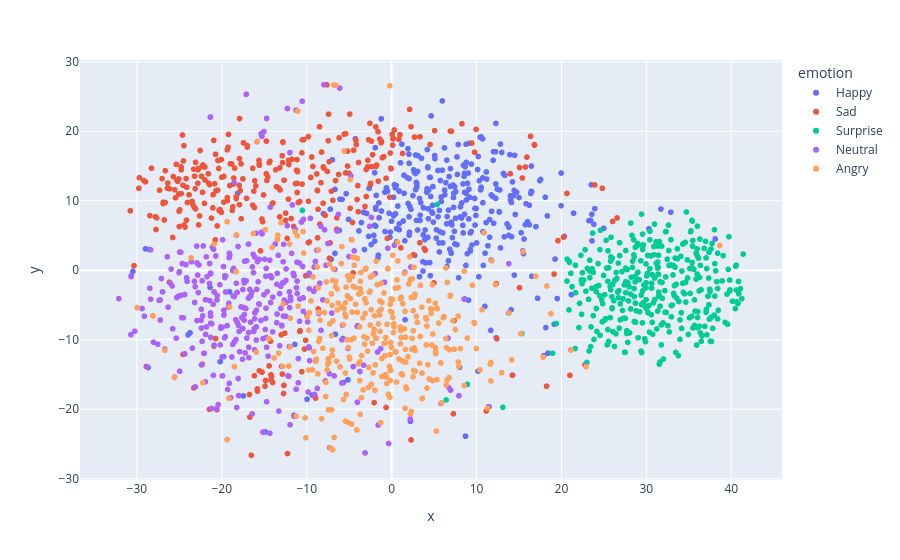

Notebook source saved alongside this figure:
### Code cell
emo_vecs_np = np.stack([x[0] for x in emo_vecs])
# do tsne analysis on the embeddings to see if they cluster 
from sklearn.manifold import TSNE
tsne = TSNE(n_components=2)

emo_vecs_tsne = tsne.fit_transform(emo_vecs_np[:,0,:])

import pandas as pd

df = pd.DataFrame(emo_vecs_tsne, columns=['x', 'y'])

df['wav'] = [x[1] for x in emo_vecs]
df['emotion'] = df['wav'].apply(lambda x: x.split('/')[-2])



px.scatter(df, x='x', y='y', hover_data=['wav'], color='emotion')

### Figure 1 — Plotly figure (JSON) as saved in the notebook; plotly's stock layout.template omitted (floating-point values rounded to 4 significant figures; data arrays with more than 128 entries replaced by an {"elided": "..."} marker saying what was removed)
{"data": [{"customdata": {"elided": "350x1 str values"}, "hovertemplate": "emotion=Happy<br>x=%{x}<br>y=%{y}<br>wav=%{customdata[0]}<extra></extra>", "legendgroup": "Happy", "marker": {"color": "#636efa", "symbol": "circle"}, "mode": "markers", "name": "Happy", "showlegend": true, "type": "scattergl", "x": {"elided": "350 float values"}, "xaxis": "x", "y": {"elided": "350 float values"}, "yaxis": "y"}, {"customdata": {"elided": "350x1 str values"}, "hovertemplate": "emotion=Sad<br>x=%{x}<br>y=%{y}<br>wav=%{customdata[0]}<extra></extra>", "legendgroup": "Sad", "marker": {"color": "#EF553B", "symbol": "circle"}, "mode": "markers", "name": "Sad", "showlegend": true, "type": "scattergl", "x": {"elided": "350 float values"}, "xaxis": "x", "y": {"elided": "350 float values"}, "yaxis": "y"}, {"customdata": {"elided": "350x1 str values"}, "hovertemplate": "emotion=Surprise<br>x=%{x}<br>y=%{y}<br>wav=%{customdata[0]}<extra></extra>", "legendgroup": "Surprise", "marker": {"color": "#00cc96", "symbol": "circle"}, "mode": "markers", "name": "Surprise", "showlegend": true, "type": "scattergl", "x": {"elided": "350 float values"}, "xaxis": "x", "y": {"elided": "350 float values"}, "yaxis": "y"}, {"customdata": {"elided": "350x1 str values"}, "hovertemplate": "emotion=Neutral<br>x=%{x}<br>y=%{y}<br>wav=%{customdata[0]}<extra></extra>", "legendgroup": "Neutral", "marker": {"color": "#ab63fa", "symbol": "circle"}, "mode": "markers", "name": "Neutral", "showlegend": true, "type": "scattergl", "x": {"elided": "350 float values"}, "xaxis": "x", "y": {"elided": "350 float values"}, "yaxis": "y"}, {"customdata": {"elided": "350x1 str values"}, "hovertemplate": "emotion=Angry<br>x=%{x}<br>y=%{y}<br>wav=%{customdata[0]}<extra></extra>", "legendgroup": "Angry", "marker": {"color": "#FFA15A", "symbol": "circle"}, "mode": "markers", "name": "Angry", "showlegend": true, "type": "scattergl", "x": {"elided": "350 float values"}, "xaxis": "x", "y": {"elided": "350 float values"}, "yaxis": "y"}], "layout": {"legend": {"title": {"text": "emotion"}, "tracegroupgap": 0}, "margin": {"t": 60}, "xaxis": {"anchor": "y", "domain": [0, 1], "title": {"text": "x"}}, "yaxis": {"anchor": "x", "domain": [0, 1], "title": {"text": "y"}}}}
